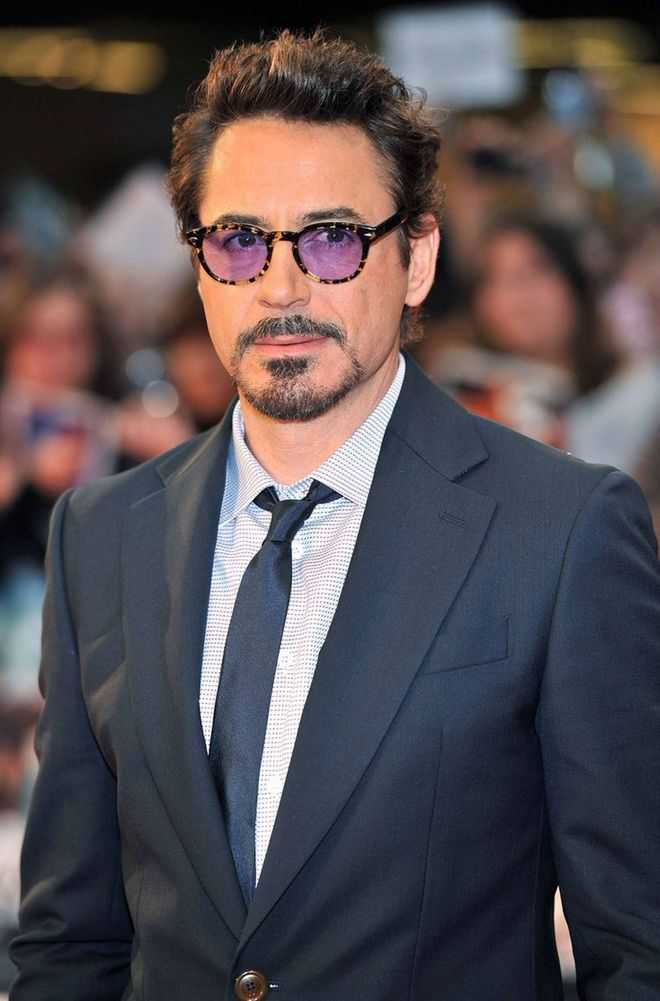
#> input picture rdj.jpg, 660 x 1001 px
$ python 'template Matching.py'
#> lines starting #> are read from the running program, lines starting #| are printed output that depends on the picture
import cv2 as cv
import numpy as np
import matplotlib.pyplot as plt

img = cv.imread('rdj.jpg')
#> img is the input picture: shape (1001, 660, 3); mean B, G, R 81.6, 77.8, 86
#img = cv.cvtColor(img,cv.COLOR_BGR2RGB)
face = cv.imread('alan.jpg')
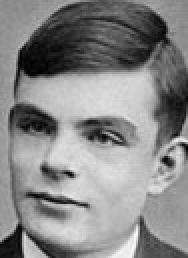
#> input picture alan.jpg, 94 x 129 px (shown 2 times larger)
#> face is the input picture: shape (129, 94, 3); min 0, max 248, mean 135.2
# [20 lines of commented-out code are left out]
imcopy = img.copy()
font = cv.FONT_HERSHEY_SIMPLEX
method = cv.TM_CCORR_NORMED
res = cv.matchTemplate(imcopy,face,method)
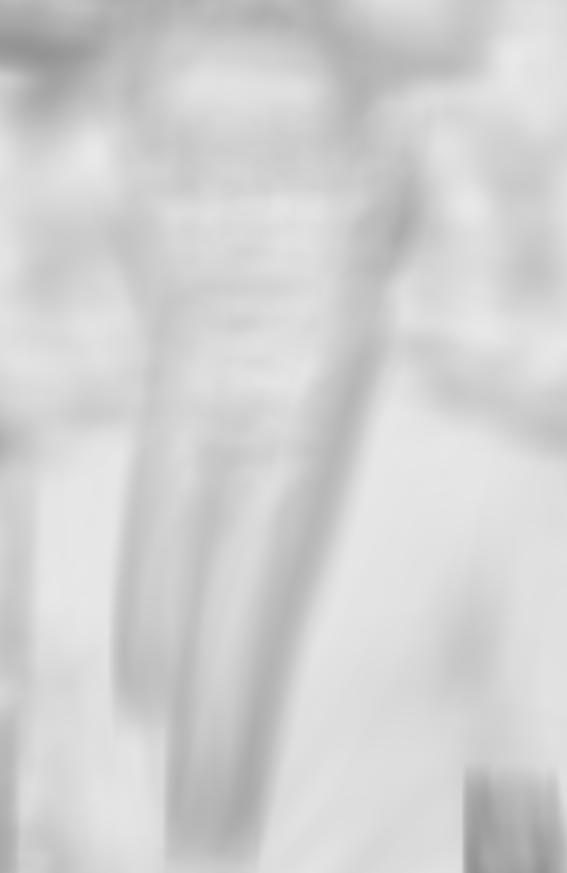
#> res: shape (873, 567) float32; min 0.57, max 0.914, mean 0.822
if res.all():
    print('FOUND')
min_val,max_val,min_loc,max_loc = cv.minMaxLoc(res)
#> min_val = 0.57; max_val = 0.914; min_loc = (476, 872); max_loc = (93, 155)
if method in [cv.TM_SQDIFF,cv.TM_SQDIFF_NORMED]:
    top_left = min_loc
else:
    top_left = max_loc
#> top_left = (93, 155)
height,width,channels = face.shape
#> height = 129; width = 94; channels = 3
bright = (top_left[0]+width,top_left[1]+height)
#> bright = (187, 284)
cv.rectangle(imcopy,top_left,bright,(255,255,255),thickness=3)
cv.putText(imcopy,'Face',top_left, font, 1,(255,255,255),2,cv.LINE_AA)
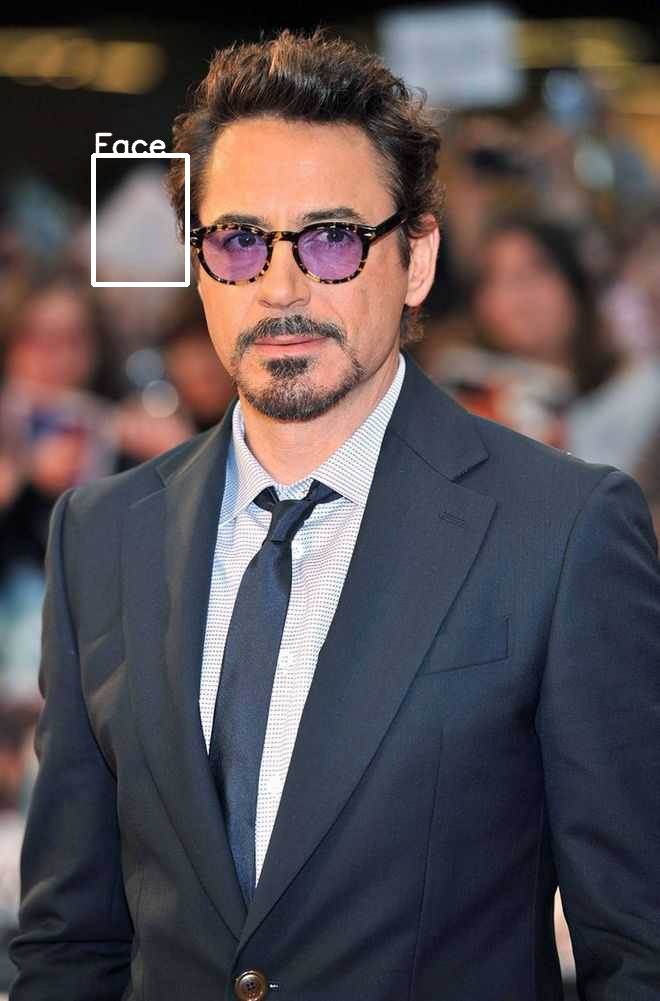
#> imcopy: shape (1001, 660, 3); mean B, G, R 82.4, 78.5, 86.8
cv.imshow('img',res)
cv.imshow('img1',imcopy)
#im_v = cv.hconcat([res,imcopy]) ###doesnt work because image not in the same size
#cv.imshow('Final',im_v)
plt.subplot(121)
plt.imshow(res)
plt.title('HMP')
print('\n')
plt.subplot(122)
plt.imshow(imcopy)
plt.title('img')
plt.show()
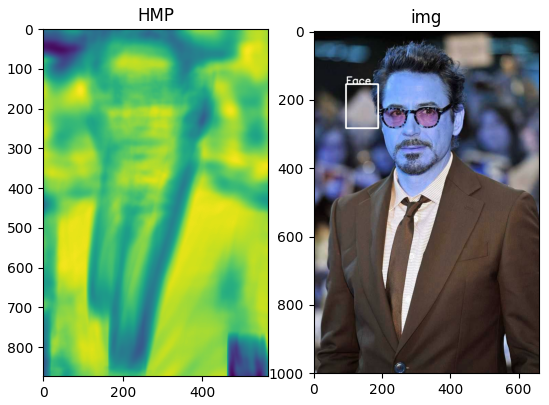
#> figure drawn by matplotlib, 2 panels; B, G, R data is drawn as R, G, B
cv.waitKey(0)
cv.destroyAllWindows()
